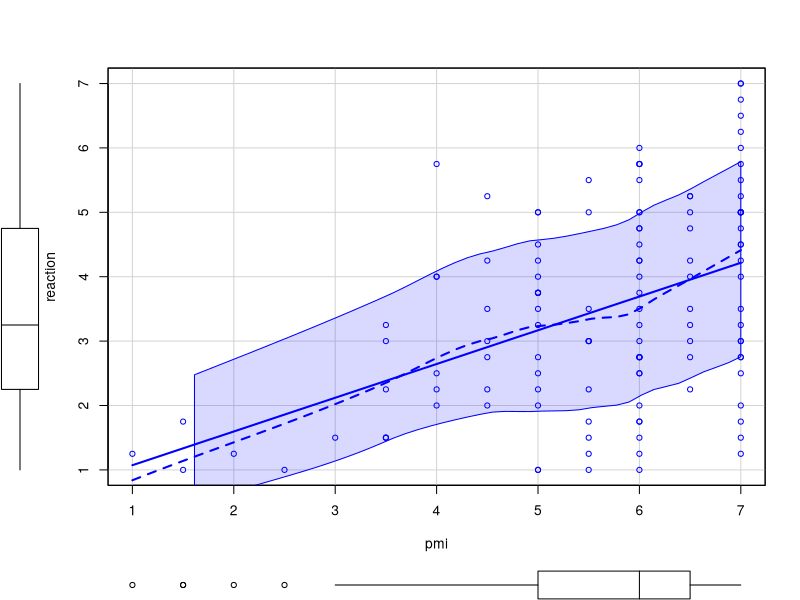
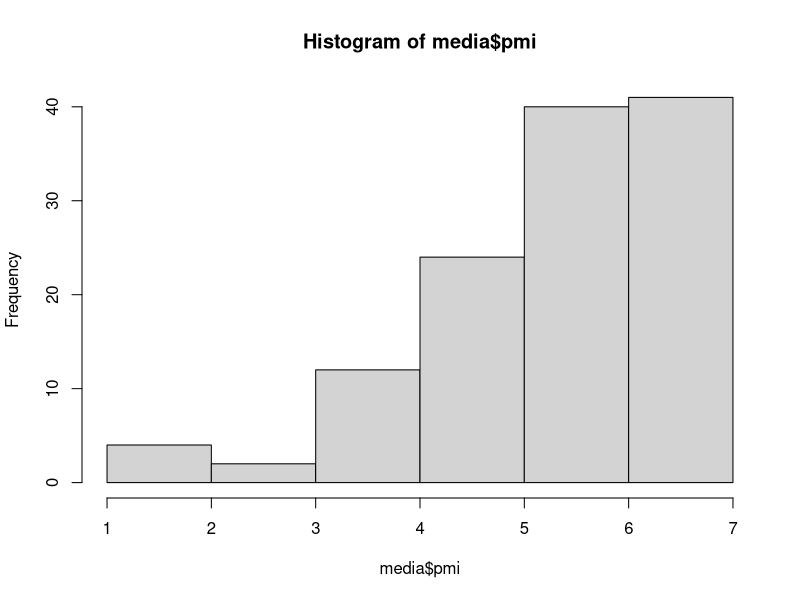
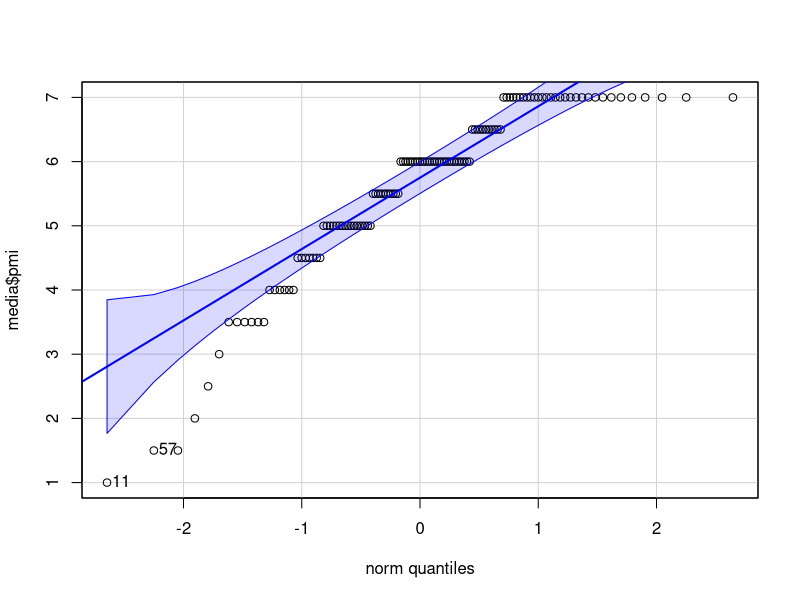
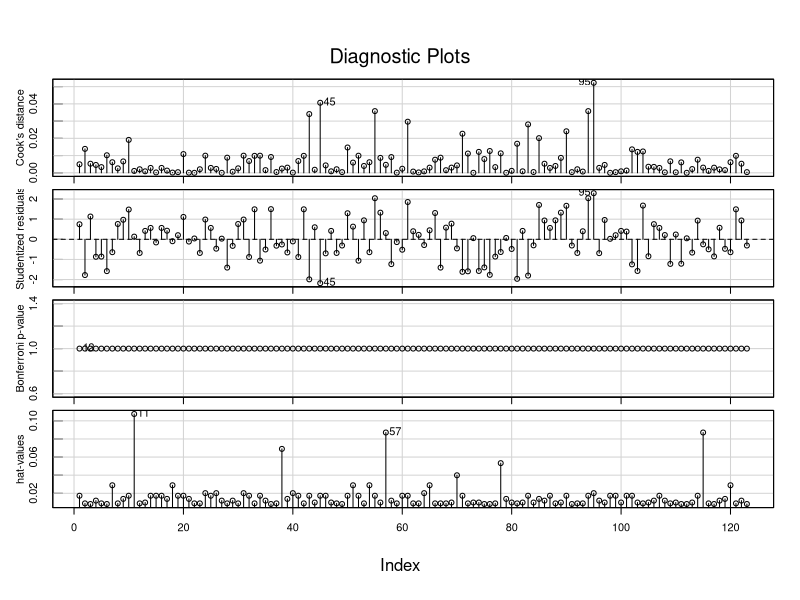
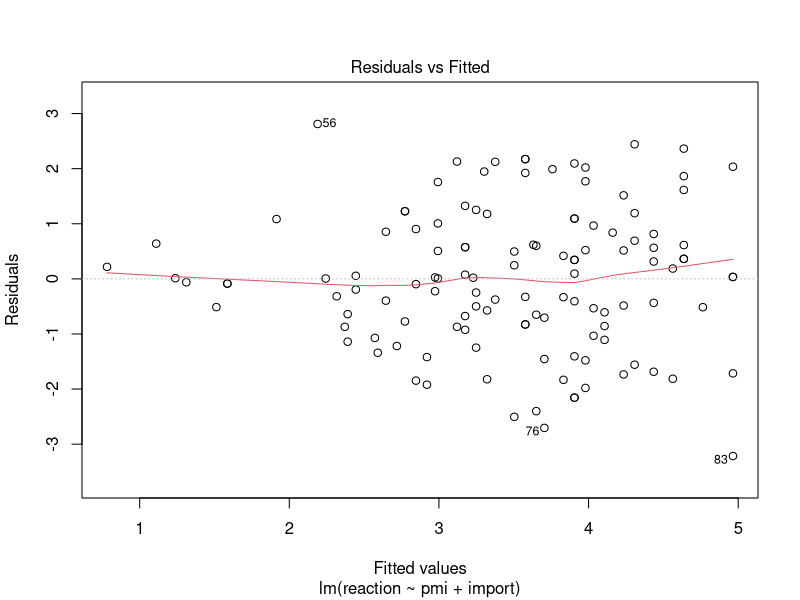
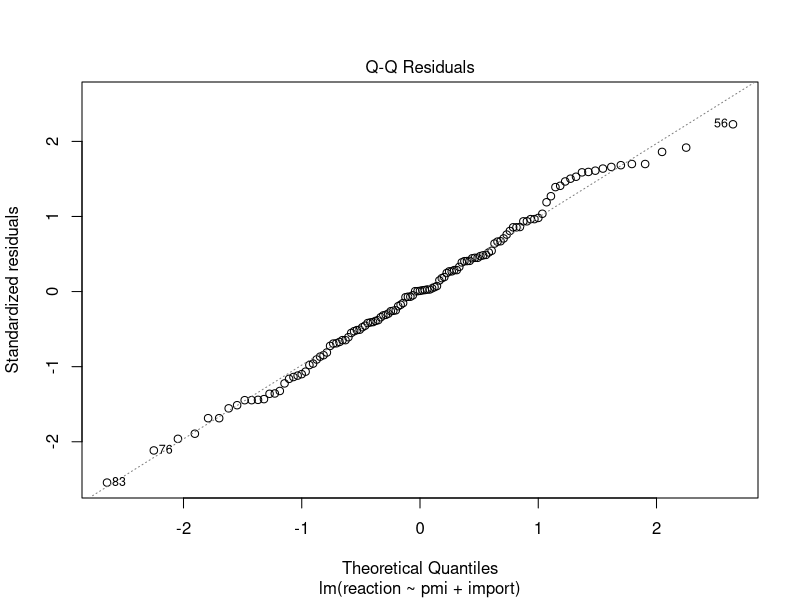
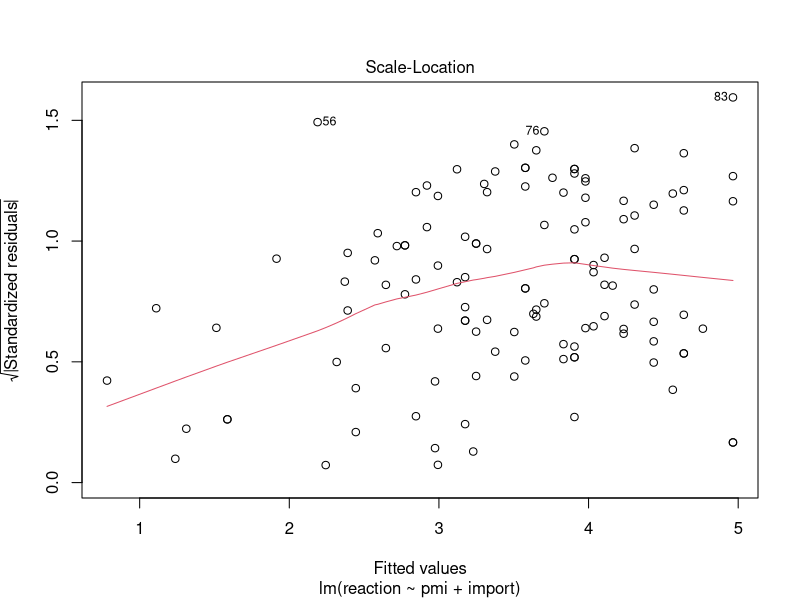
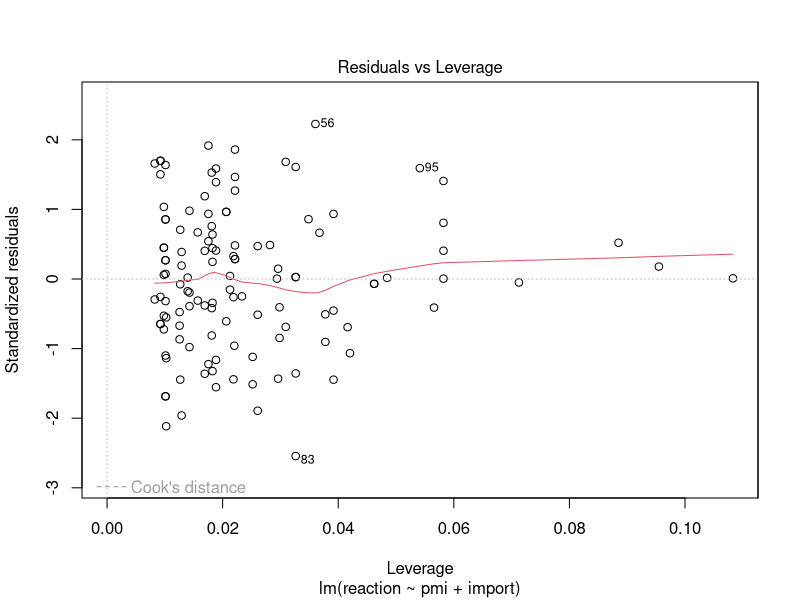

Reproduce these figures in R, in order.
## ---- chunk 1
library(psych)
library(car)
library(carData)
## ---- chunk 2
data(Tal.Or)
media <- Tal.Or
head(media)
## ---- chunk 3
media.lm1 <- lm(reaction ~ pmi, media)
car::scatterplot(reaction ~ pmi, media) # pmi seems negatively skewed
hist(media$pmi)
qqPlot(media$pmi) # not normal. Should it be transform?
influenceIndexPlot(media.lm1) # only a few data point with high h values
summary(media.lm1)

media.lm2 <- lm(reaction ~ pmi + import, media)
plot(media.lm2)
summary(media.lm2)
anova(media.lm1, media.lm2)

media.lm3 <- lm(reaction ~ pmi + import + age, media)
summary(media.lm3)
anova(media.lm1, media.lm2, media.lm3) # no incremental R-squared for age

# conclude with model 2
